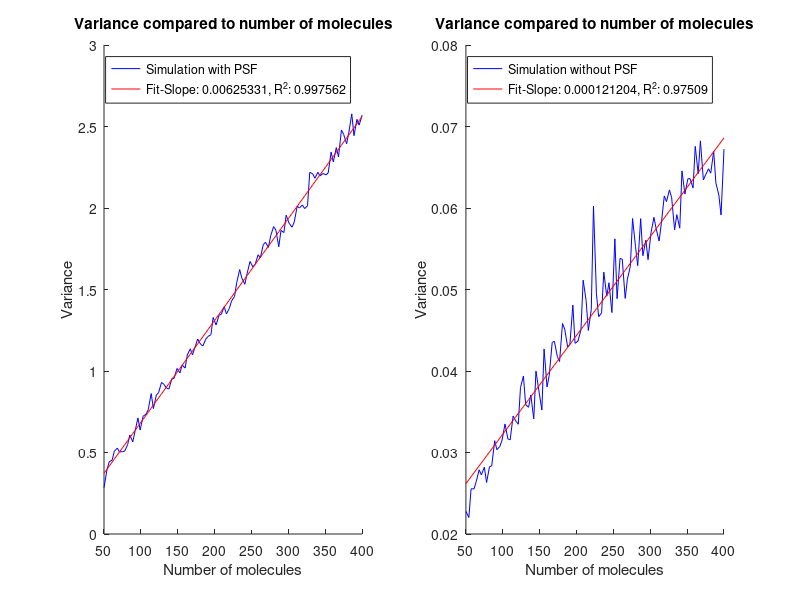

Recreate this plot in MATLAB.
    clear all;
    close all;
    load('TestIntensity.mat')
    
    pairpsf(:,3)=power(pairpsf(:,3),.5);
    pairwopsf(:,3)=power(pairwopsf(:,3),.5);
    
    %with PSF    
    figure(74);
    subplot(1,2,1);
    [p,s]=polyfit(pairpsf(:,1), pairpsf(:,3),1);
    y=pairpsf(:,3);
    yfit = polyval(p,pairpsf(:,1));
    R2psf = corrcoef(pairpsf(:,3), yfit);    
    hold all;
    plot(pairpsf(:,1),pairpsf(:,3),'color','blue');
    plot(pairpsf(:,1),yfit,'color', 'red');
    hold off;
    title('Variance compared to number of molecules',...
        'FontWeight','bold')
    xlabel('Number of molecules')
    ylabel('Variance')

    n1=sprintf('Fit-Slope: %d, R^2: %d', p(1),R2psf(1,2));
    legend('Simulation with PSF',n1)
    

    %without PSF
    subplot(1,2,2);
    [p,s]=polyfit(pairwopsf(:,1), pairwopsf(:,3),1);
    y=pairwopsf(:,3);
    yfit = polyval(p,pairwopsf(:,1));
    R2wopsf = corrcoef(pairwopsf(:,3), yfit);
    hold all;
    plot(pairwopsf(:,1),pairwopsf(:,3),'color','blue');
    plot(pairwopsf(:,1),yfit,'color', 'red');
    hold off;
    title('Variance compared to number of molecules',...
        'FontWeight','bold')
    xlabel('Number of molecules')
    ylabel('Variance')

    n1=sprintf('Fit-Slope: %d, R^2: %d', p(1),R2wopsf(1,2));
    legend('Simulation without PSF',n1)

    saveas(gcf, 'TestIntensityLin.fig')